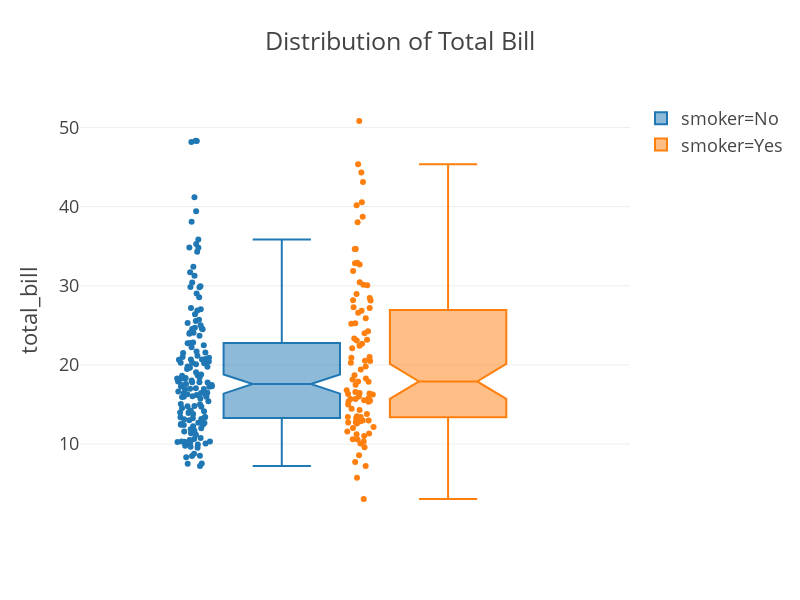

The notebook cell saved with this chart:
### Markdown cell above
## Boxplot:

### Code cell
#Diagrama de cajas
px.box(data_frame=df
    , y="total_bill"
    , width=800, height=600
    , points="all"
    , color="smoker"
    , notched=True   
    , title="Distribution of Total Bill"
    , template='presentation'
    )

### Figure 1 — Plotly figure (JSON) as saved in the notebook; plotly's stock layout.template omitted (floating-point values rounded to 4 significant figures; data arrays with more than 128 entries replaced by an {"elided": "..."} marker saying what was removed)
{"data": [{"alignmentgroup": "True", "boxpoints": "all", "hoverlabel": {"namelength": 0}, "hovertemplate": "smoker=No<br>total_bill=%{y}", "legendgroup": "smoker=No", "marker": {"color": "#1F77B4"}, "name": "smoker=No", "notched": true, "offsetgroup": "smoker=No", "orientation": "v", "showlegend": true, "type": "box", "x0": " ", "xaxis": "x", "y": {"elided": "151 float values"}, "y0": " ", "yaxis": "y"}, {"alignmentgroup": "True", "boxpoints": "all", "hoverlabel": {"namelength": 0}, "hovertemplate": "smoker=Yes<br>total_bill=%{y}", "legendgroup": "smoker=Yes", "marker": {"color": "#FF7F0E"}, "name": "smoker=Yes", "notched": true, "offsetgroup": "smoker=Yes", "orientation": "v", "showlegend": true, "type": "box", "x0": " ", "xaxis": "x", "y": [38.01, 11.24, 20.29, 13.81, 11.02, 18.29, 3.07, 15.01, 26.86, 25.28, 17.92, 19.44, 32.68, 28.97, 5.75, 16.32, 40.17, 27.28, 12.03, 21.01, 11.35, 15.38, 44.3, 22.42, 15.36, 20.49, 25.21, 14.31, 16, 17.51, 10.59, 10.63, 50.81, 15.81, 7.25, 31.85, 16.82, 32.9, 17.89, 14.48, 9.6, 34.63, 34.65, 23.33, 45.35, 23.17, 40.55, 20.9, 30.46, 18.15, 23.1, 15.69, 19.81, 28.44, 15.48, 16.58, 10.34, 43.11, 13, 13.51, 18.71, 12.74, 13, 16.4, 20.53, 16.47, 26.59, 38.73, 24.27, 12.76, 30.06, 25.89, 13.27, 28.17, 12.9, 28.15, 11.59, 7.74, 30.14, 12.16, 13.42, 8.58, 13.42, 16.27, 10.09, 22.12, 24.01, 15.69, 15.53, 12.6, 32.83, 27.18, 22.67], "y0": " ", "yaxis": "y"}], "layout": {"boxmode": "group", "height": 600, "legend": {"tracegroupgap": 0}, "title": {"text": "Distribution of Total Bill"}, "width": 800, "xaxis": {"anchor": "y", "domain": [0, 1]}, "yaxis": {"anchor": "x", "domain": [0, 1], "title": {"text": "total_bill"}}}}
